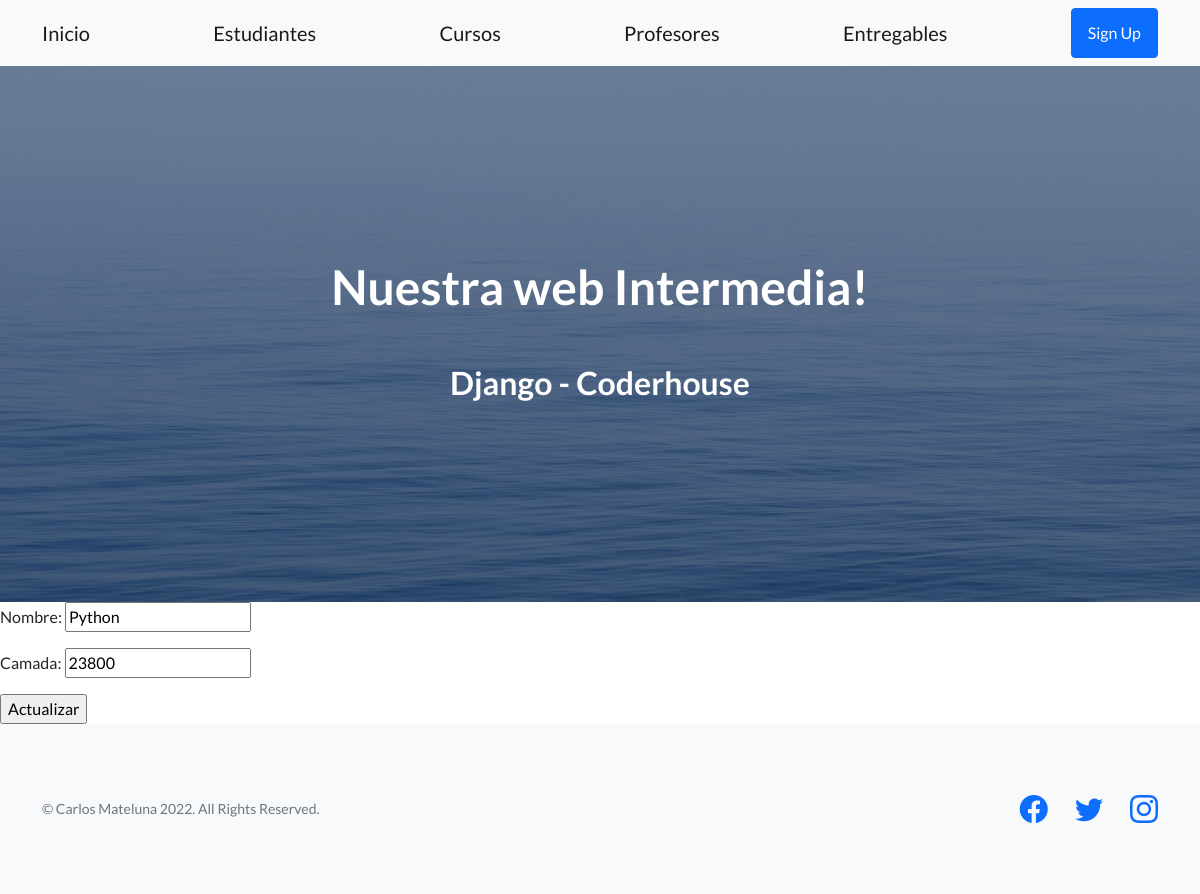
Page /cursos/actualizar/1/ on the earlier database version.
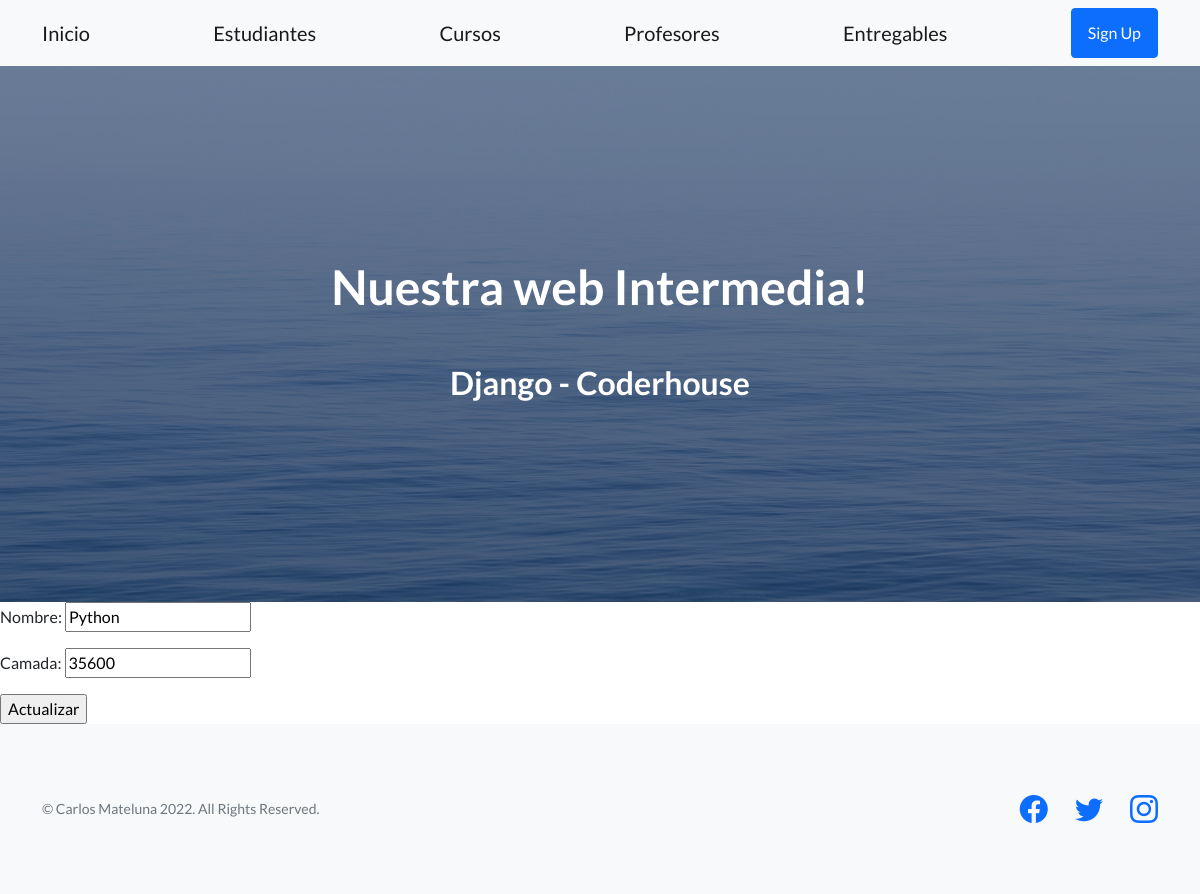
Same page on the later database version.
### AppCoder/models.py (models this page shows, shortened)
class Curso(models.Model):
    nombre = models.CharField(max_length=50)
    camada = models.IntegerField()

### AppCoder/views.py (the view)
# urls.py: path("cursos/actualizar/<id>/", editar_curso, name="coder-cursos-editar"),
def editar_curso(request, id):
    curso = Curso.objects.get(id=id)
    if request.method == "POST":
        formulario = CursoFormulario(request.POST)
        if formulario.is_valid():
            data = formulario.cleaned_data
            curso.nombre = data["nombre"]
            curso.camada = data["camada"]
            curso.save()
            return redirect("coder-cursos")
        else:
            return render(request, "AppCoder/editar_curso.html", {"formulario": formulario, "errores": formulario.errors})
    else:
        formulario = CursoFormulario(initial={"nombre": curso.nombre, "camada": curso.camada})
        return render(request, "AppCoder/editar_curso.html", {"formulario": formulario, "errores":""})

### AppCoder/forms.py
class CursoFormulario(forms.Form):
    nombre = forms.CharField(min_length=3)
    camada = forms.IntegerField()

### AppCoder/templates/AppCoder/editar_curso.html (shortened to what this page needs)
{% extends 'AppCoder/base.html' %}
{% block contenido %}
<form method="post">
    {{ formulario.as_p }}
    <input type="submit" value="Actualizar">
</form>
{% endblock  %}

Differences in the rows shown:
changed Curso "Python": camada "23800" → "35600"
